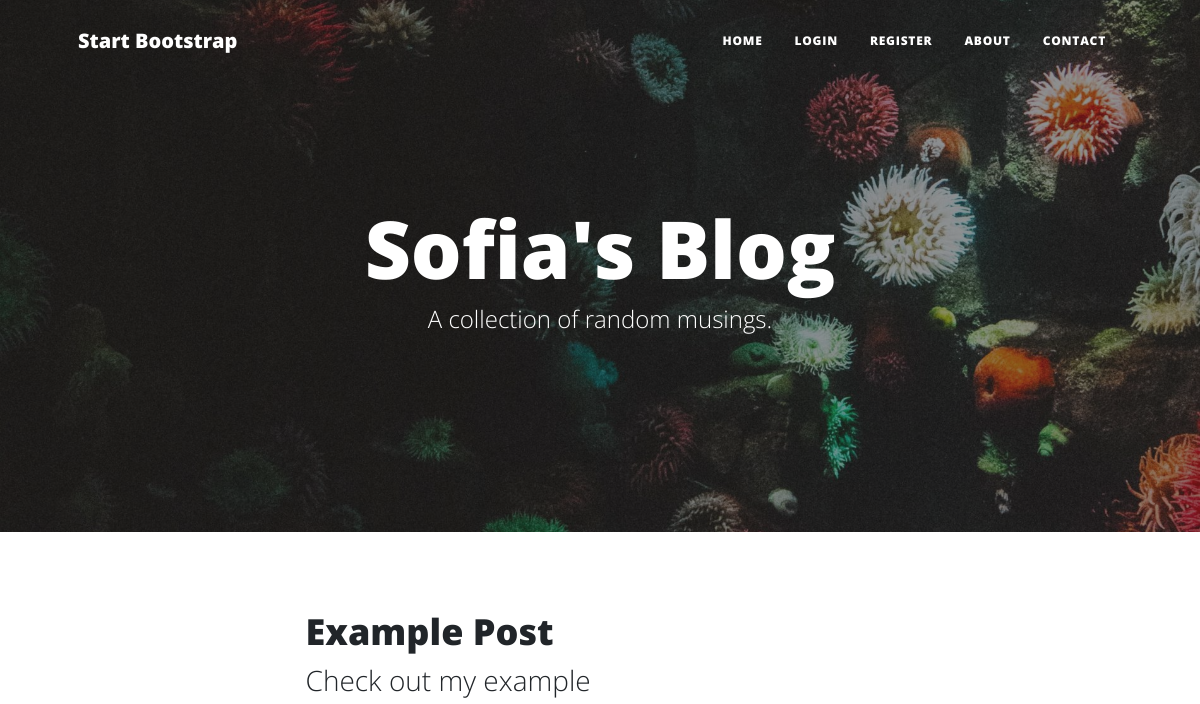
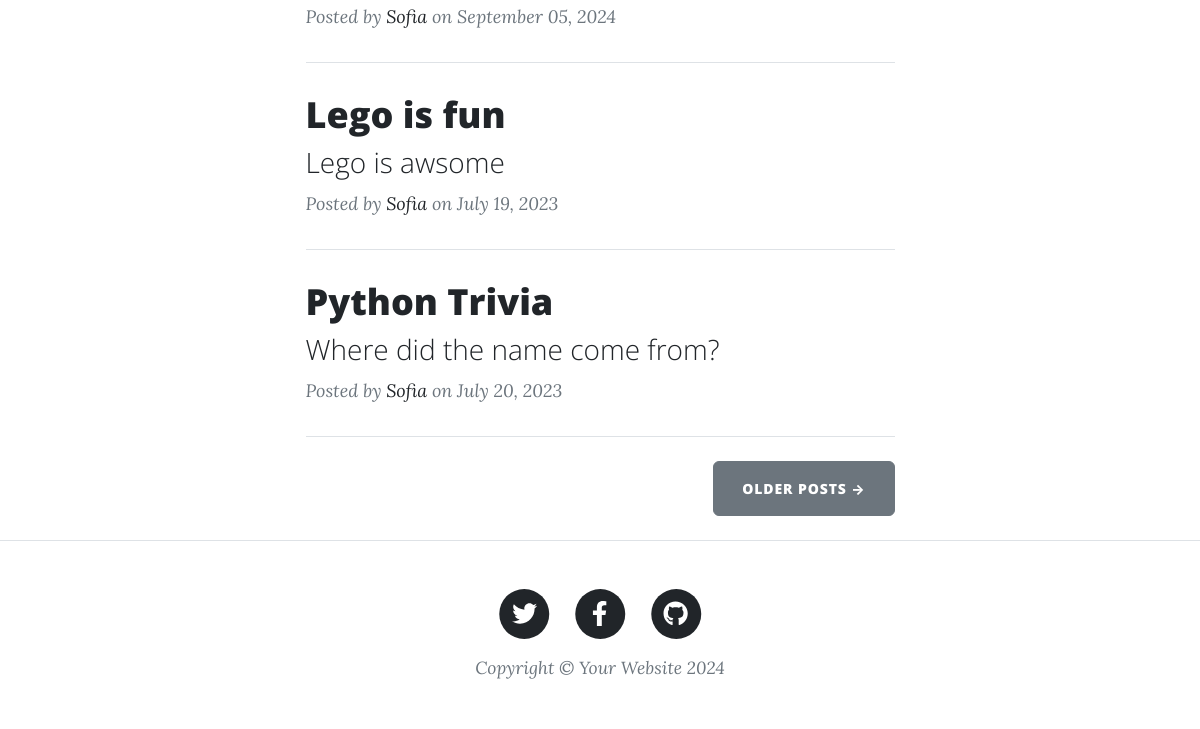
Before: / with the older database file (2 pictures, top to bottom).
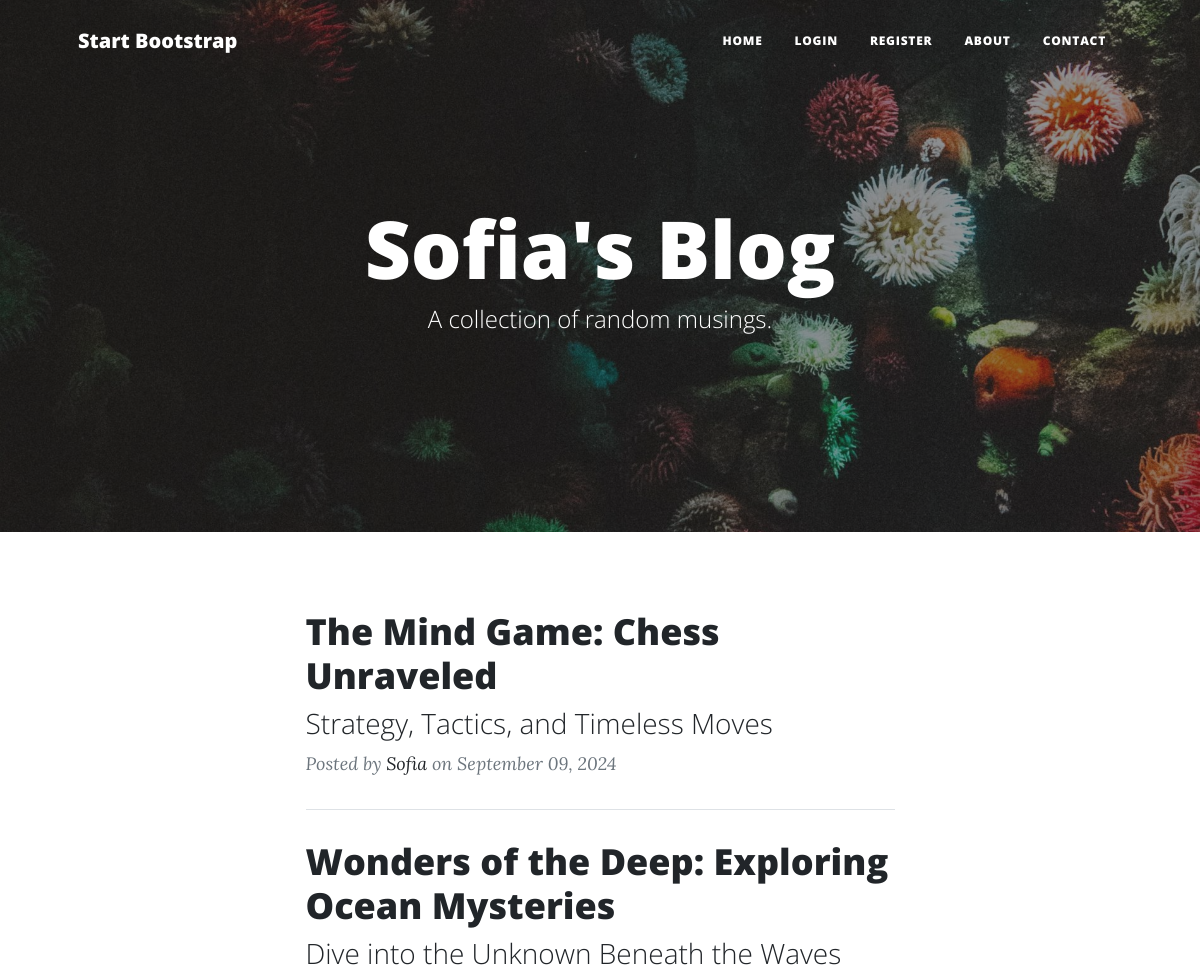
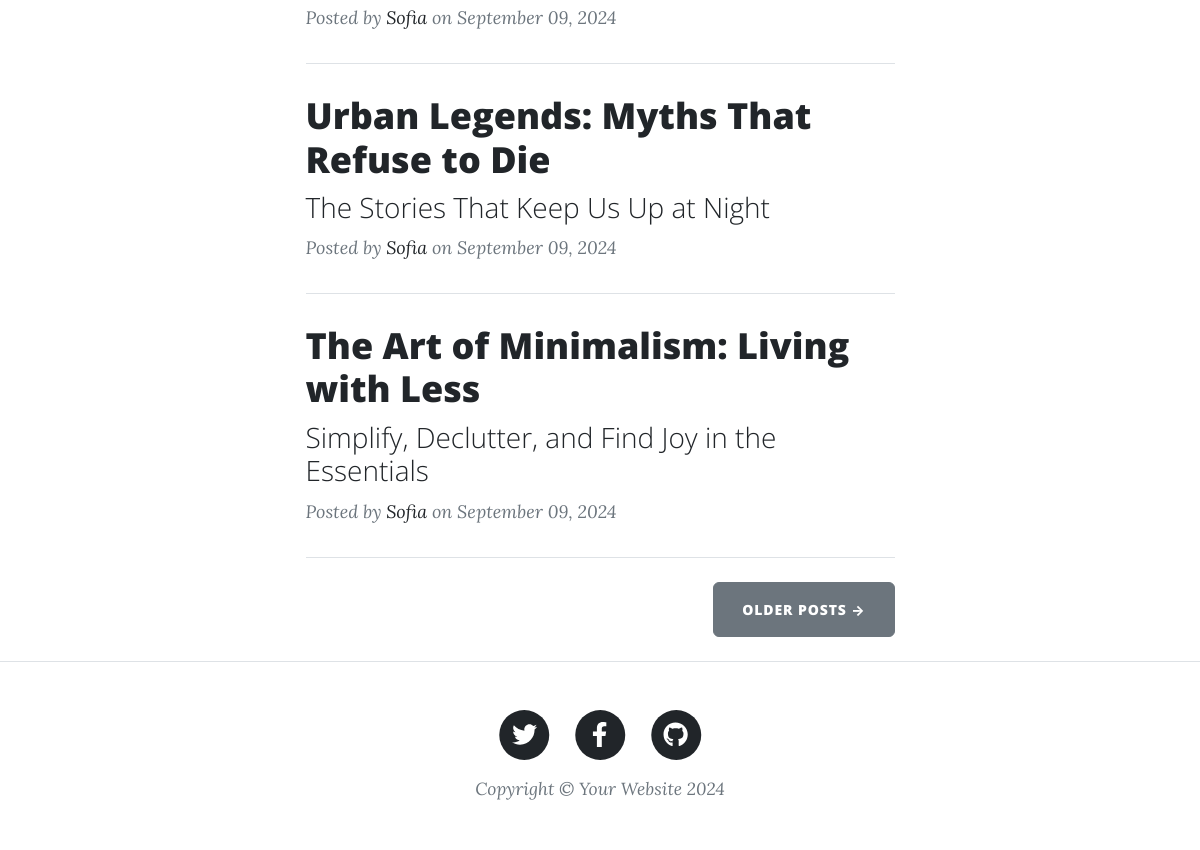
After: the same page with the newer database file (2 pictures, top to bottom).
### main.py (models this page shows)
class BlogPost(db.Model):
    __tablename__ = "blog_posts"
    id: Mapped[int] = mapped_column(Integer, primary_key=True)
    title: Mapped[str] = mapped_column(String(250), unique=True, nullable=False)
    subtitle: Mapped[str] = mapped_column(String(250), nullable=False)
    date: Mapped[str] = mapped_column(String(250), nullable=False)
    body: Mapped[str] = mapped_column(Text, nullable=False)
    img_url: Mapped[str] = mapped_column(String(250), nullable=False)
    author_id: Mapped[int] = mapped_column(Integer, db.ForeignKey("User.id"))
    author = relationship("User", back_populates="posts")
    comments = relationship("Comment", back_populates="parent_post")

class User(UserMixin, db.Model):
    __tablename__ = "User"
    id: Mapped[int] = mapped_column(Integer, primary_key=True)
    email: Mapped[str] = mapped_column(String(250), unique=True, nullable=False)
    password: Mapped[str] = mapped_column(String(250), nullable=False)
    name: Mapped[str] = mapped_column(String(300), nullable=False)
    posts = relationship("BlogPost", back_populates="author")
    comments = relationship("Comment", back_populates="comment_author")

### main.py (the view)
@app.route('/')
def get_all_posts():
    result = db.session.execute(db.select(BlogPost))
    posts = result.scalars().all()
    return render_template("index.html", all_posts=posts)

### templates/index.html (shortened to what this page needs)
{% include "header.html" %}
<header
  class="masthead"
  style="background-image: url('../static/assets/img/home-bg.jpg')"
>
  <div class="container position-relative px-4 px-lg-5">
    <div class="row gx-4 gx-lg-5 justify-content-center">
      <div class="col-md-10 col-lg-8 col-xl-7">
        <div class="site-heading">
          <h1>Sofia's Blog</h1>
          <span class="subheading">A collection of random musings.</span>
        </div>
      </div>
    </div>
  </div>
</header>
<div class="container px-4 px-lg-5">
  <div class="row gx-4 gx-lg-5 justify-content-center">
    <div class="col-md-10 col-lg-8 col-xl-7">
      {% for post in all_posts %}
      <div class="post-preview">
        <a href="{{ url_for('show_post', post_id=post.id) }}">
          <h2 class="post-title">{{ post.title }}</h2>
          <h3 class="post-subtitle">{{ post.subtitle }}</h3>
        </a>
        <p class="post-meta">
          Posted by
          <a href="#">{{post.author.name}}</a>
          on {{post.date}}
        </p>
      </div>
      <hr class="my-4" />
      {% endfor %}
      <div class="d-flex justify-content-end mb-4">
        <a class="btn btn-secondary text-uppercase" href="#!">Older Posts →</a>
      </div>
    </div>
  </div>
</div>
{% include "footer.html" %}

### templates/header.html (shortened to what this page needs)
<!DOCTYPE html>
<html lang="en">
  <head>
    {% block styles %}
    {{ bootstrap.load_css() }}
    <link
      href="{{ url_for('static', filename='css/styles.css') }}"
      rel="stylesheet"
    />
    {% endblock %}
  </head>
  <body>
    <nav class="navbar navbar-expand-lg navbar-light" id="mainNav">
      <div class="container px-4 px-lg-5">
        <a class="navbar-brand" href="/">Start Bootstrap</a>
        <div class="collapse navbar-collapse" id="navbarResponsive">
          <ul class="navbar-nav ms-auto py-4 py-lg-0">
            <li class="nav-item">
              <a
                class="nav-link px-lg-3 py-3 py-lg-4"
                href="{{ url_for('get_all_posts') }}"
                >Home</a
              >
            </li>
             {% if not current_user.is_authenticated: %}
            <li class="nav-item">
              <a
                class="nav-link px-lg-3 py-3 py-lg-4"
                href="{{ url_for('login') }}"
                >Login</a
              >
            </li>
            <li class="nav-item">
              <a
                class="nav-link px-lg-3 py-3 py-lg-4"
                href="{{ url_for('register') }}"
                >Register</a
              >
            </li>
            {% endif %}
            <li class="nav-item">
              <a
                class="nav-link px-lg-3 py-3 py-lg-4"
                href="{{ url_for('about') }}"
                >About</a
              >
            </li>
            <li class="nav-item">
              <a
                class="nav-link px-lg-3 py-3 py-lg-4"
                href="{{ url_for('contact') }}"
                >Contact</a
              >
            </li>
          </ul>
        </div>
      </div>
    </nav>
  </body>
</html>

### templates/footer.html (shortened to what this page needs)
        <footer class="border-top">
          <div class="container px-4 px-lg-5">
              <div class="row gx-4 gx-lg-5 justify-content-center">
                  <div class="col-md-10 col-lg-8 col-xl-7">
                      <ul class="list-inline text-center">
                          <li class="list-inline-item">
                              <a href="#!">
                                  <span class="fa-stack fa-lg">
                                      <i class="fas fa-circle fa-stack-2x"></i>
                                      <i class="fab fa-twitter fa-stack-1x fa-inverse"></i>
                                  </span>
                              </a>
                          </li>
                          <li class="list-inline-item">
                              <a href="#!">
                                  <span class="fa-stack fa-lg">
                                      <i class="fas fa-circle fa-stack-2x"></i>
                                      <i class="fab fa-facebook-f fa-stack-1x fa-inverse"></i>
                                  </span>
                              </a>
                          </li>
                          <li class="list-inline-item">
                              <a href="#!">
                                  <span class="fa-stack fa-lg">
                                      <i class="fas fa-circle fa-stack-2x"></i>
                                      <i class="fab fa-github fa-stack-1x fa-inverse"></i>
                                  </span>
                              </a>
                          </li>
                      </ul>
                      <div class="small text-center text-muted fst-italic">Copyright &copy; Your Website 2024</div>
                  </div>
              </div>
          </div>
      </footer>
  </body>
</html>

Changed rows visible on the page:
changed BlogPost: title "Example Post" → "The Mind Game: Chess Unraveled"; subtitle "Check out my example" → "Strategy, Tactics, and Timeless Moves"; date "September 05, 2024" → "September 09, 2024"
changed BlogPost: title "Lego is fun" → "Wonders of the Deep: Exploring Ocean Mysteries"; subtitle "Lego is awsome" → "Dive into the Unknown Beneath the Waves"; date "July 19, 2023" → "September 09, 2024"
changed BlogPost: title "Python Trivia" → "Urban Legends: Myths That Refuse to Die"; subtitle "Where did the name come from?" → "The Stories That Keep Us Up at Night"; date "July 20, 2023" → "September 09, 2024"
added BlogPost: title "The Art of Minimalism: Living with Less", subtitle "Simplify, Declutter, and Find Joy in the Essentials", author.name "Sofia", date "September 09, 2024"
